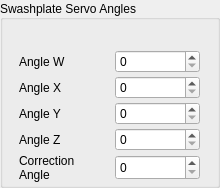
            <widget class="QGroupBox" name="SwashplateBox_3">
             <property name="sizePolicy">
              <sizepolicy hsizetype="Fixed" vsizetype="MinimumExpanding">
               <horstretch>0</horstretch>
               <verstretch>0</verstretch>
              </sizepolicy>
             </property>
             <property name="minimumSize">
              <size>
               <width>220</width>
               <height>0</height>
              </size>
             </property>
             <property name="maximumSize">
              <size>
               <width>16777215</width>
               <height>16777215</height>
              </size>
             </property>
             <property name="title">
              <string>Swashplate Servo Angles</string>
             </property>
             <property name="alignment">
              <set>Qt::AlignLeading|Qt::AlignLeft|Qt::AlignVCenter</set>
             </property>
             <layout class="QGridLayout" name="gridLayout_20">
              <property name="leftMargin">
               <number>3</number>
              </property>
              <property name="topMargin">
               <number>30</number>
              </property>
              <property name="rightMargin">
               <number>3</number>
              </property>
              <property name="bottomMargin">
               <number>3</number>
              </property>
              <property name="spacing">
               <number>3</number>
              </property>
              <item row="2" column="0">
               <widget class="QLabel" name="ccpmServoXLabel_2">
                <property name="sizePolicy">
                 <sizepolicy hsizetype="Fixed" vsizetype="Preferred">
                  <horstretch>0</horstretch>
                  <verstretch>0</verstretch>
                 </sizepolicy>
                </property>
                <property name="minimumSize">
                 <size>
                  <width>80</width>
                  <height>0</height>
                 </size>
                </property>
                <property name="maximumSize">
                 <size>
                  <width>80</width>
                  <height>16777215</height>
                 </size>
                </property>
                <property name="text">
                 <string>Angle X</string>
                </property>
               </widget>
              </item>
              <item row="3" column="0">
               <widget class="QLabel" name="ccpmServoYLabel_2">
                <property name="enabled">
                 <bool>true</bool>
                </property>
                <property name="sizePolicy">
                 <sizepolicy hsizetype="Fixed" vsizetype="Preferred">
                  <horstretch>0</horstretch>
                  <verstretch>0</verstretch>
                 </sizepolicy>
                </property>
                <property name="minimumSize">
                 <size>
                  <width>80</width>
                  <height>0</height>
                 </size>
                </property>
                <property name="maximumSize">
                 <size>
                  <width>80</width>
                  <height>16777215</height>
                 </size>
                </property>
                <property name="text">
                 <string>Angle Y</string>
                </property>
               </widget>
              </item>
              <item row="5" column="0">
               <widget class="QLabel" name="ccpmServoZLabel_2">
                <property name="sizePolicy">
                 <sizepolicy hsizetype="Fixed" vsizetype="Preferred">
                  <horstretch>0</horstretch>
                  <verstretch>0</verstretch>
                 </sizepolicy>
                </property>
                <property name="minimumSize">
                 <size>
                  <width>80</width>
                  <height>0</height>
                 </size>
                </property>
                <property name="maximumSize">
                 <size>
                  <width>80</width>
                  <height>16777215</height>
                 </size>
                </property>
                <property name="text">
                 <string>Angle Z</string>
                </property>
               </widget>
              </item>
              <item row="6" column="0">
               <widget class="QLabel" name="label_10">
                <property name="enabled">
                 <bool>true</bool>
                </property>
                <property name="sizePolicy">
                 <sizepolicy hsizetype="Fixed" vsizetype="Preferred">
                  <horstretch>0</horstretch>
                  <verstretch>0</verstretch>
                 </sizepolicy>
                </property>
                <property name="minimumSize">
                 <size>
                  <width>80</width>
                  <height>0</height>
                 </size>
                </property>
                <property name="maximumSize">
                 <size>
                  <width>80</width>
                  <height>16777215</height>
                 </size>
                </property>
                <property name="text">
                 <string>Correction Angle</string>
                </property>
                <property name="wordWrap">
                 <bool>true</bool>
                </property>
               </widget>
              </item>
              <item row="2" column="1">
               <widget class="QDoubleSpinBox" name="ccpmAngleX">
                <property name="sizePolicy">
                 <sizepolicy hsizetype="Fixed" vsizetype="Fixed">
                  <horstretch>0</horstretch>
                  <verstretch>0</verstretch>
                 </sizepolicy>
                </property>
                <property name="minimumSize">
                 <size>
                  <width>85</width>
                  <height>0</height>
                 </size>
                </property>
                <property name="maximumSize">
                 <size>
                  <width>85</width>
                  <height>25</height>
                 </size>
                </property>
                <property name="decimals">
                 <number>0</number>
                </property>
                <property name="maximum">
                 <double>360.000000000000000</double>
                </property>
                <property name="singleStep">
                 <double>15.000000000000000</double>
                </property>
               </widget>
              </item>
              <item row="6" column="1">
               <widget class="QDoubleSpinBox" name="ccpmCorrectionAngle">
                <property name="enabled">
                 <bool>true</bool>
                </property>
                <property name="sizePolicy">
                 <sizepolicy hsizetype="Fixed" vsizetype="Fixed">
                  <horstretch>0</horstretch>
                  <verstretch>0</verstretch>
                 </sizepolicy>
                </property>
                <property name="minimumSize">
                 <size>
                  <width>85</width>
                  <height>0</height>
                 </size>
                </property>
                <property name="maximumSize">
                 <size>
                  <width>85</width>
                  <height>25</height>
                 </size>
                </property>
                <property name="decimals">
                 <number>0</number>
                </property>
                <property name="maximum">
                 <double>360.000000000000000</double>
                </property>
                <property name="singleStep">
                 <double>15.000000000000000</double>
                </property>
               </widget>
              </item>
              <item row="5" column="1">
               <widget class="QDoubleSpinBox" name="ccpmAngleZ">
                <property name="sizePolicy">
                 <sizepolicy hsizetype="Fixed" vsizetype="Fixed">
                  <horstretch>0</horstretch>
                  <verstretch>0</verstretch>
                 </sizepolicy>
                </property>
                <property name="minimumSize">
                 <size>
                  <width>85</width>
                  <height>0</height>
                 </size>
                </property>
                <property name="maximumSize">
                 <size>
                  <width>85</width>
                  <height>25</height>
                 </size>
                </property>
                <property name="decimals">
                 <number>0</number>
                </property>
                <property name="maximum">
                 <double>360.000000000000000</double>
                </property>
                <property name="singleStep">
                 <double>15.000000000000000</double>
                </property>
               </widget>
              </item>
              <item row="3" column="1">
               <widget class="QDoubleSpinBox" name="ccpmAngleY">
                <property name="sizePolicy">
                 <sizepolicy hsizetype="Fixed" vsizetype="Fixed">
                  <horstretch>0</horstretch>
                  <verstretch>0</verstretch>
                 </sizepolicy>
                </property>
                <property name="minimumSize">
                 <size>
                  <width>85</width>
                  <height>0</height>
                 </size>
                </property>
                <property name="maximumSize">
                 <size>
                  <width>85</width>
                  <height>25</height>
                 </size>
                </property>
                <property name="decimals">
                 <number>0</number>
                </property>
                <property name="maximum">
                 <double>360.000000000000000</double>
                </property>
                <property name="singleStep">
                 <double>15.000000000000000</double>
                </property>
               </widget>
              </item>
              <item row="1" column="0">
               <widget class="QLabel" name="ccpmServoWLabel_2">
                <property name="enabled">
                 <bool>true</bool>
                </property>
                <property name="sizePolicy">
                 <sizepolicy hsizetype="Fixed" vsizetype="Preferred">
                  <horstretch>0</horstretch>
                  <verstretch>0</verstretch>
                 </sizepolicy>
                </property>
                <property name="minimumSize">
                 <size>
                  <width>80</width>
                  <height>0</height>
                 </size>
                </property>
                <property name="maximumSize">
                 <size>
                  <width>80</width>
                  <height>16777215</height>
                 </size>
                </property>
                <property name="text">
                 <string>Angle W</string>
                </property>
               </widget>
              </item>
              <item row="1" column="1">
               <widget class="QDoubleSpinBox" name="ccpmAngleW">
                <property name="sizePolicy">
                 <sizepolicy hsizetype="Fixed" vsizetype="Fixed">
                  <horstretch>0</horstretch>
                  <verstretch>0</verstretch>
                 </sizepolicy>
                </property>
                <property name="minimumSize">
                 <size>
                  <width>85</width>
                  <height>0</height>
                 </size>
                </property>
                <property name="maximumSize">
                 <size>
                  <width>85</width>
                  <height>25</height>
                 </size>
                </property>
                <property name="decimals">
                 <number>0</number>
                </property>
                <property name="maximum">
                 <double>360.000000000000000</double>
                </property>
                <property name="singleStep">
                 <double>15.000000000000000</double>
                </property>
               </widget>
              </item>
             </layout>
            </widget>
